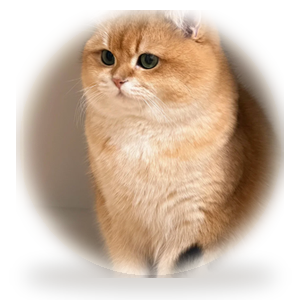
#> input picture assets/pet/my-pet.png, 300 x 300 px
$ python -i make_bat_pack.py   (imports and definitions only)
#> lines starting #> are read from the running program, lines starting #| are printed output that depends on the picture
# -*- coding: utf-8 -*-
"""Build a dependency-free Windows desktop-pet package from the command line.

This is the CLI twin of the browser customiser (web/export.js). It produces the
same ZIP layout, so a pet can be generated without a browser or a server.

    python scripts/make_bat_pack.py --name 团子 --species cat --out dist/my-pet.zip
    python scripts/make_bat_pack.py --photo my-cat.jpg --name 咪咪 --out dist/mimi.zip
"""
from __future__ import annotations

import argparse
import json
import zipfile
from io import BytesIO
from pathlib import Path

from PIL import Image

HERE = Path(__file__).resolve().parent
SKILL_ROOT = HERE.parent
PET_DIR = SKILL_ROOT / "assets" / "pet"

SPRITES = {
    "cat":        ["cat_idle", "cat_walk", "cat_stretch", "cat_groom", "cat_sleep"],
    "orange":     ["orange_idle", "cat_walk", "cat_stretch", "cat_groom", "orange_sleep"],
    "dog":        ["dog_idle", "dog_walk", "dog_sleep"],
    "rabbit":     ["rabbit_idle", "rabbit_sleep"],
    "chinchilla": ["chinchilla_idle", "chinchilla_sleep"],
    "hamster":    ["hamster_idle", "hamster_sleep"],
    "bird":       ["bird_idle", "bird_sleep"],
}

DEFAULT_LINES = ["在呢，一直都在。", "今天也要好好工作呀～", "摸摸我就有精神啦！", "别忘了喝水哦。"]

START_BAT = """@echo off
title Dengdeng Desktop Pet
cd /d "%~dp0"
powershell.exe -NoProfile -ExecutionPolicy Bypass -File "%~dp0win_pet.ps1"
if errorlevel 1 (
  echo.
  echo Something went wrong. Make sure the whole zip was extracted first.
  pause
)
"""

README_TXT = """灯灯桌宠 · 使用说明
========================================

1. 请先【解压整个压缩包】，不要直接在压缩软件里双击运行。
2. 双击 "start.bat"，你的桌宠就会出现在屏幕右下角。
3. 左键拖动它、双击摸摸它、右键可以换动作 / 散步 / 置顶 / 退出。
4. 想改名字、大小、速度、台词，用记事本打开 pet-config.json 修改后保存，
   再重新双击 start.bat 即可生效。
5. 想换形象，把新的 PNG 放进 assets\\pet\\ 目录（背景需为纯洋红 #FF00FF）。
6. 想开机自动陪伴：给 start.bat 建一个快捷方式，放进
   %APPDATA%\\Microsoft\\Windows\\Start Menu\\Programs\\Startup

完全离线运行：不需要 Python、不需要安装任何软件、不联网、不上传照片。

本包由「灯灯桌宠 · 免费定制」生成，可自由分享给朋友。
"""


# [12 lines left out: function magenta_key, not called in this run]


def sticker(path: Path, side: int = 320) -> Image.Image:
    """Soft circular sticker from a visitor's own photo."""
#> called with path = '../../../assets/pet/my-pet.png', side = 320
    im = Image.open(path).convert("RGB")
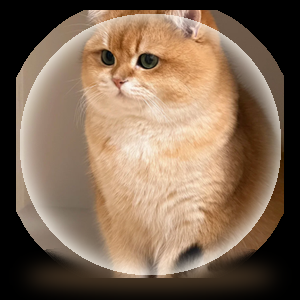
#> im: PIL image 300x300 RGB; mean R, G, B 129, 105.7, 85
    crop = min(im.size)
#> crop = 300
    im = im.crop(((im.width - crop) // 2, (im.height - crop) // 2,
                  (im.width + crop) // 2, (im.height + crop) // 2))
    im = im.resize((side, side), Image.LANCZOS).convert("RGBA")
#> im: PIL image 320x320 RGBA
    grad = Image.radial_gradient("L").resize((side, side))
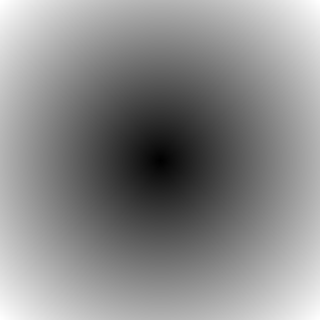
#> grad: PIL image 320x320 L; min 0, max 255, mean 138.2
    mask = grad.point(lambda v: 255 if v < 205 else max(0, int((255 - v) * 255 / 50)))
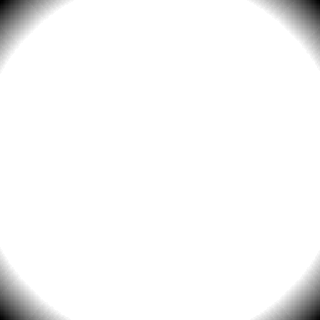
#> mask: PIL image 320x320 L; min 0, max 255, mean 247.7
    bg = Image.new("RGBA", (side, side), (255, 0, 255, 255))
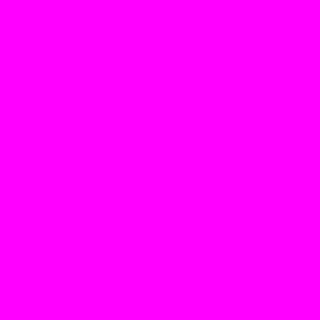
#> bg: PIL image 320x320 RGBA; mean R, G, B, A 255, 0, 255, 255
    bg.paste(im, (0, 0), mask)
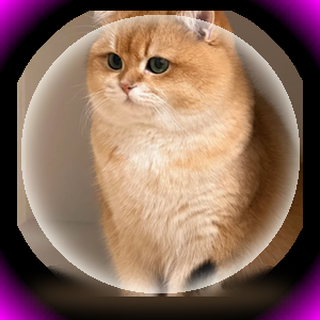
#> bg: PIL image 320x320 RGBA; mean R, G, B, A 136.4, 105.8, 92.3, 255
    return bg


# [68 lines left out: functions png_bytes, build, main, not called in this run]


# [2 lines not run here, left out]

>>> result = sticker('../../../assets/pet/my-pet.png')

$ run again, on assets/pet/cat_groom.png
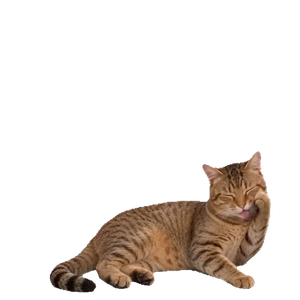
#> input picture assets/pet/cat_groom.png, 300 x 300 px
#> in sticker, `im = Image.open(path).convert("RGB")`:
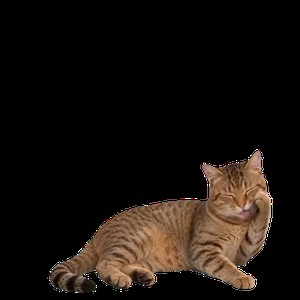
#> im: PIL image 300x300 RGB; mean R, G, B 24.6, 18.2, 13.6
#> in sticker, `bg.paste(im, (0, 0), mask)`:
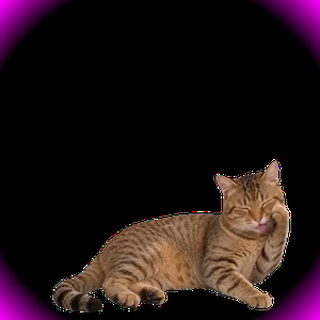
#> bg: PIL image 320x320 RGBA; mean R, G, B, A 32.1, 18.4, 21, 255
